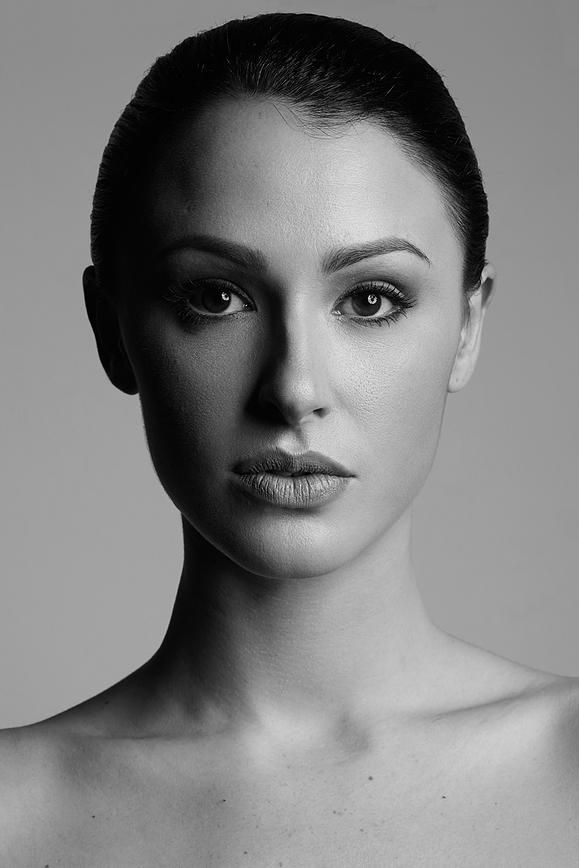
#> input picture Assignment-5/images/input1.jpg, 579 x 868 px
$ python main.py images/input1.jpg   (older library calls are emulated)
#> lines starting #> are read from the running program, lines starting #| are printed output that depends on the picture; after the words box and inside, x2 and y2 are one past the last pixel; in counts of white or black regions, pixels touching at a corner belong together
# =============================================================================
# Student Name  : [Your Name]
# Roll No       : [Your Roll No]
# Course Name   : Image Processing & Computer Vision
# Assignment    : Designing an End-to-End Intelligent Image Processing System
# Date          : [Submission Date]
# =============================================================================

import cv2
import numpy as np
import matplotlib.pyplot as plt
import os
import sys
from skimage.metrics import structural_similarity as ssim
from skimage.metrics import peak_signal_noise_ratio as psnr
from skimage.metrics import mean_squared_error as mse

# ── Output directory ──────────────────────────────────────────────────────────
OUTPUT_DIR = "outputs"
os.makedirs(OUTPUT_DIR, exist_ok=True)

# =============================================================================
# TASK 1 – Welcome Banner
# =============================================================================

def print_banner():
    print("=" * 65)
    print("   INTELLIGENT IMAGE ENHANCEMENT & ANALYSIS SYSTEM")
    print("=" * 65)
    print("  Purpose : End-to-end image processing pipeline")
    print("  Stages  : Acquisition → Enhancement → Restoration →")
    print("            Segmentation → Feature Extraction → Evaluation")
    print("=" * 65)
    print()

# =============================================================================
# TASK 2 – Image Acquisition & Preprocessing
# =============================================================================

def load_image(image_path: str) -> tuple[np.ndarray, np.ndarray]:
    """Load, resize to 512×512, and convert to grayscale."""
    img_bgr = cv2.imread(image_path)
    if img_bgr is None:
        raise FileNotFoundError(f"Cannot load image: '{image_path}'")

    img_bgr   = cv2.resize(img_bgr, (512, 512))
    img_rgb   = cv2.cvtColor(img_bgr, cv2.COLOR_BGR2RGB)
    img_gray  = cv2.cvtColor(img_bgr, cv2.COLOR_BGR2GRAY)

    # Display
    fig, axes = plt.subplots(1, 2, figsize=(10, 4))
    axes[0].imshow(img_rgb);  axes[0].set_title("Original (colour)"); axes[0].axis("off")
    axes[1].imshow(img_gray, cmap="gray"); axes[1].set_title("Grayscale"); axes[1].axis("off")
    plt.tight_layout()
    plt.savefig(os.path.join(OUTPUT_DIR, "01_acquisition.png"), dpi=150)
    plt.close()
    print("[Task 2] Acquisition complete — saved 01_acquisition.png")
    return img_rgb, img_gray

# =============================================================================
# TASK 3 – Image Enhancement & Restoration
# =============================================================================

def add_gaussian_noise(img: np.ndarray, sigma: float = 25.0) -> np.ndarray:
    noise = np.random.normal(0, sigma, img.shape).astype(np.float32)
    return np.clip(img.astype(np.float32) + noise, 0, 255).astype(np.uint8)

def add_salt_pepper_noise(img: np.ndarray, amount: float = 0.04) -> np.ndarray:
    noisy = img.copy()
    n_total = int(amount * img.size)
    # Salt
    coords = [np.random.randint(0, d, n_total // 2) for d in img.shape]
    noisy[coords[0], coords[1]] = 255
    # Pepper
    coords = [np.random.randint(0, d, n_total // 2) for d in img.shape]
    noisy[coords[0], coords[1]] = 0
    return noisy

def enhance_and_restore(gray: np.ndarray) -> dict[str, np.ndarray]:
    """Add noise, apply filters, apply CLAHE."""
    gauss_noisy = add_gaussian_noise(gray)
    sp_noisy    = add_salt_pepper_noise(gray)

    mean_filtered   = cv2.blur(gauss_noisy, (5, 5))
    median_filtered = cv2.medianBlur(sp_noisy, 5)
    gauss_filtered  = cv2.GaussianBlur(gauss_noisy, (5, 5), 0)

    clahe   = cv2.createCLAHE(clipLimit=2.0, tileGridSize=(8, 8))
    enhanced = clahe.apply(median_filtered)

    images = {
        "Gaussian Noisy": gauss_noisy,
        "S&P Noisy":      sp_noisy,
        "Mean Filtered":  mean_filtered,
        "Median Filtered": median_filtered,
        "Gaussian Filtered": gauss_filtered,
        "CLAHE Enhanced": enhanced,
    }

    fig, axes = plt.subplots(2, 3, figsize=(14, 8))
    for ax, (title, img) in zip(axes.flat, images.items()):
        ax.imshow(img, cmap="gray"); ax.set_title(title); ax.axis("off")
    plt.suptitle("Task 3 – Enhancement & Restoration", fontsize=14)
    plt.tight_layout()
    plt.savefig(os.path.join(OUTPUT_DIR, "02_enhancement.png"), dpi=150)
    plt.close()
    print("[Task 3] Enhancement complete — saved 02_enhancement.png")
    return {"sp_noisy": sp_noisy, "gauss_noisy": gauss_noisy,
            "restored": median_filtered, "enhanced": enhanced}

# =============================================================================
# TASK 4 – Segmentation & Morphological Processing
# =============================================================================

def segment_and_morph(enhanced: np.ndarray) -> dict[str, np.ndarray]:
    # Thresholding
    _, global_thresh = cv2.threshold(enhanced, 127, 255, cv2.THRESH_BINARY)
    _, otsu_thresh   = cv2.threshold(enhanced, 0, 255,
                                     cv2.THRESH_BINARY + cv2.THRESH_OTSU)

    kernel   = np.ones((5, 5), np.uint8)
    dilated  = cv2.dilate(otsu_thresh, kernel, iterations=1)
    eroded   = cv2.erode(otsu_thresh,  kernel, iterations=1)

    images = {
        "Global Threshold": global_thresh,
        "Otsu Threshold":   otsu_thresh,
        "Dilation":         dilated,
        "Erosion":          eroded,
    }

    fig, axes = plt.subplots(2, 2, figsize=(10, 9))
    for ax, (title, img) in zip(axes.flat, images.items()):
        ax.imshow(img, cmap="gray"); ax.set_title(title); ax.axis("off")
    plt.suptitle("Task 4 – Segmentation & Morphology", fontsize=14)
    plt.tight_layout()
    plt.savefig(os.path.join(OUTPUT_DIR, "03_segmentation.png"), dpi=150)
    plt.close()
    print("[Task 4] Segmentation complete — saved 03_segmentation.png")
    return {"segmented": otsu_thresh, "dilated": dilated, "eroded": eroded}

# =============================================================================
# TASK 5 – Object Representation & Feature Extraction
# =============================================================================

def extract_features(gray: np.ndarray, enhanced: np.ndarray) -> dict[str, np.ndarray]:
    # Edge detection
    sobelx  = cv2.Sobel(enhanced, cv2.CV_64F, 1, 0, ksize=5)
    sobely  = cv2.Sobel(enhanced, cv2.CV_64F, 0, 1, ksize=5)
    sobel   = cv2.magnitude(sobelx, sobely)
    sobel   = np.clip(sobel, 0, 255).astype(np.uint8)
    canny   = cv2.Canny(enhanced, 100, 200)

    # Contours & bounding boxes on the Canny result
    contours, _ = cv2.findContours(canny, cv2.RETR_EXTERNAL, cv2.CHAIN_APPROX_SIMPLE)
    bbox_img = cv2.cvtColor(enhanced, cv2.COLOR_GRAY2BGR)
    for cnt in contours:
        if cv2.contourArea(cnt) > 300:
            x, y, w, h = cv2.boundingRect(cnt)
            cv2.rectangle(bbox_img, (x, y), (x + w, y + h), (0, 255, 0), 2)
    bbox_img = cv2.cvtColor(bbox_img, cv2.COLOR_BGR2RGB)

    # ORB keypoints
    orb = cv2.ORB_create(nfeatures=500)
    kp, _ = orb.detectAndCompute(enhanced, None)
    kp_img = cv2.drawKeypoints(enhanced, kp, None,
                               flags=cv2.DRAW_MATCHES_FLAGS_DRAW_RICH_KEYPOINTS)
    kp_img = cv2.cvtColor(kp_img, cv2.COLOR_BGR2RGB)

    print(f"[Task 5] ORB keypoints detected: {len(kp)}")

    fig, axes = plt.subplots(2, 2, figsize=(11, 9))
    panels = [
        ("Sobel Edges",       sobel,    "gray"),
        ("Canny Edges",       canny,    "gray"),
        ("Bounding Boxes",    bbox_img, None),
        ("ORB Keypoints",     kp_img,   None),
    ]
    for ax, (title, img, cmap) in zip(axes.flat, panels):
        ax.imshow(img, cmap=cmap); ax.set_title(title); ax.axis("off")
    plt.suptitle("Task 5 – Feature Extraction", fontsize=14)
    plt.tight_layout()
    plt.savefig(os.path.join(OUTPUT_DIR, "04_features.png"), dpi=150)
    plt.close()
    print("[Task 5] Feature extraction complete — saved 04_features.png")
    return {"sobel": sobel, "canny": canny}

# =============================================================================
# TASK 6 – Performance Evaluation
# =============================================================================

def evaluate(original: np.ndarray, enhanced: np.ndarray, restored: np.ndarray):
    def metrics(ref, img, label):
        m   = mse(ref, img)
        p   = psnr(ref, img, data_range=255)
        s   = ssim(ref, img, data_range=255)
        print(f"  {label:28s}  MSE={m:8.2f}  PSNR={p:6.2f} dB  SSIM={s:.4f}")
        return m, p, s

    print("\n[Task 6] Performance Evaluation")
    print("  " + "-" * 65)
    m1, p1, s1 = metrics(original, enhanced, "Original vs Enhanced")
    m2, p2, s2 = metrics(original, restored, "Original vs Restored")
    print("  " + "-" * 65)

    categories = ["Original vs Enhanced", "Original vs Restored"]
    mse_vals  = [m1, m2]
    psnr_vals = [p1, p2]
    ssim_vals = [s1, s2]

    fig, axes = plt.subplots(1, 3, figsize=(13, 4))
    for ax, vals, title in zip(axes,
                               [mse_vals, psnr_vals, ssim_vals],
                               ["MSE (lower better)", "PSNR dB (higher better)",
                                "SSIM (closer to 1)"]):
        bars = ax.bar(categories, vals, color=["steelblue", "darkorange"])
        ax.set_title(title); ax.set_xticklabels(categories, rotation=12, ha="right")
        for bar, v in zip(bars, vals):
            ax.text(bar.get_x() + bar.get_width() / 2, bar.get_height(),
                    f"{v:.3f}", ha="center", va="bottom", fontsize=9)
    plt.suptitle("Task 6 – Quality Metrics", fontsize=13)
    plt.tight_layout()
    plt.savefig(os.path.join(OUTPUT_DIR, "05_metrics.png"), dpi=150)
    plt.close()
    print("[Task 6] Metrics chart saved — 05_metrics.png")

# =============================================================================
# TASK 7 – Final Pipeline Visualisation
# =============================================================================

def final_pipeline(original_gray, noisy, restored, enhanced, segmented, feature):
    stages = [
        ("Original",  original_gray, "gray"),
        ("Noisy",     noisy,         "gray"),
        ("Restored",  restored,      "gray"),
        ("Enhanced",  enhanced,      "gray"),
        ("Segmented", segmented,     "gray"),
        ("Edges",     feature,       "gray"),
    ]
    fig, axes = plt.subplots(2, 3, figsize=(15, 9))
    for ax, (title, img, cmap) in zip(axes.flat, stages):
        ax.imshow(img, cmap=cmap); ax.set_title(title, fontsize=13); ax.axis("off")
    plt.suptitle("Task 7 – Complete Processing Pipeline", fontsize=15, fontweight="bold")
    plt.tight_layout()
    plt.savefig(os.path.join(OUTPUT_DIR, "06_pipeline.png"), dpi=150)
    plt.close()
    print("[Task 7] Pipeline visualization saved — 06_pipeline.png")

    print("\n" + "=" * 65)
    print("  CONCLUSION")
    print("=" * 65)
    print("  • Median filtering outperforms mean/Gaussian on S&P noise.")
    print("  • CLAHE improves local contrast without over-brightening.")
    print("  • Otsu thresholding produces cleaner segments than global.")
    print("  • Canny edges are sharper and less noisy than Sobel alone.")
    print("  • ORB keypoints are scale/rotation invariant and fast.")
    print("  • PSNR & SSIM together give a reliable quality estimate.")
    print("=" * 65)

# =============================================================================
# ENTRY POINT
# =============================================================================

def main():
    print_banner()

    # Accept image path as CLI arg or prompt the user
    if len(sys.argv) > 1:
        image_path = sys.argv[1]
    else:
        image_path = input("Enter path to input image (e.g., images/input.jpg): ").strip()

    print(f"\nProcessing: {image_path}\n")

    img_rgb, img_gray = load_image(image_path)
#> in load_image, img_bgr is the input picture: shape (868, 579, 3); min 0, max 252, mean 127.7

    t3 = enhance_and_restore(img_gray)
#> in enhance_and_restore, `enhanced = clahe.apply(median_filtered)`:
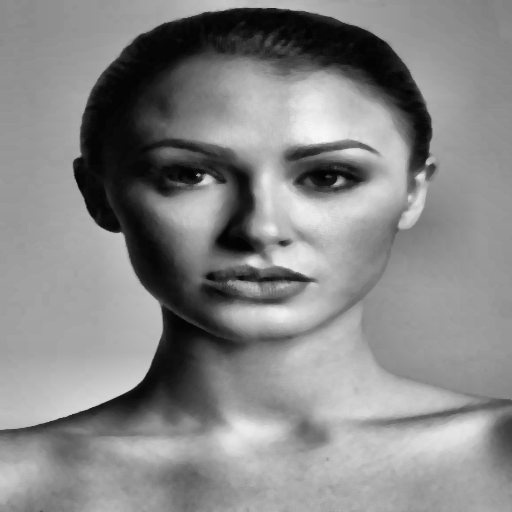
#> enhanced: shape (512, 512); min 2, max 247, mean 134.9
#> the loop in enhance_and_restore, `for ax, (title, img) in zip(axes.flat, images.items()):` made 6 passes
#> title on passes 1 to 6: 'Gaussian Noisy', 'S&P Noisy', 'Mean Filtered', 'Median Filtered', 'Gaussian Filtered', 'CLAHE Enhanced'
#> t3 = 4 items
    t4 = segment_and_morph(t3["enhanced"])
#> in segment_and_morph, `_, global_thresh = cv2.threshold(enhanced, 127, 255, cv2.THRESH_BINARY)`:
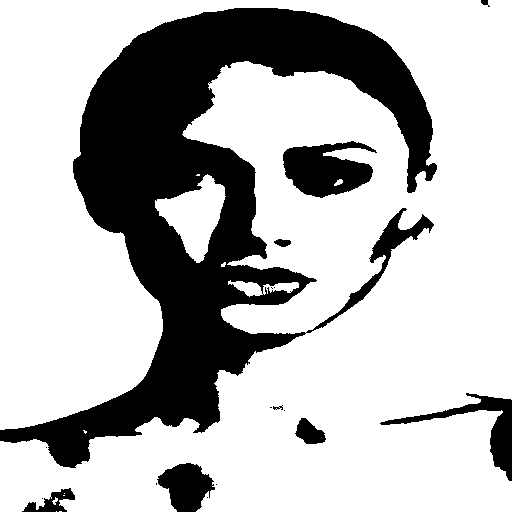
#> global_thresh: shape (512, 512); 72.1% white; 18 black regions (9 under 20 px), largest, box (x1, y1, x2, y2) and area: (0, 8, 437, 468) 64583, (283, 141, 377, 198) 3418, (380, 393, 512, 481) 2185
#> in segment_and_morph, `_, otsu_thresh   = cv2.threshold(enhanced, 0, 255, cv2.THRESH_BINARY +..`: otsu_thresh: shape (512, 512); 78.2% white; 18 black regions (6 under 20 px), largest, box (x1, y1, x2, y2) and area: (0, 8, 436, 443) 53237, (285, 145, 369, 194) 2589, (495, 414, 512, 461) 572
#> in segment_and_morph, `dilated  = cv2.dilate(otsu_thresh, kernel, iterations=1)`: dilated: shape (512, 512); 81.6% white; 13 black regions (8 under 20 px), largest, box (x1, y1, x2, y2) and area: (0, 10, 430, 440) 45927, (287, 148, 367, 191) 1792, (497, 417, 512, 457) 419, (488, 401, 512, 406) 72, (251, 298, 281, 302) 62
#> in segment_and_morph, `eroded   = cv2.erode(otsu_thresh,  kernel, iterations=1)`: eroded: shape (512, 512); 74.6% white; 11 black regions, largest, box (x1, y1, x2, y2) and area: (0, 6, 438, 459) 60599, (283, 143, 371, 196) 3371, (493, 412, 512, 463) 745
#> the loop in segment_and_morph, `for ax, (title, img) in zip(axes.flat, images.items()):` made 4 passes
#> t4 = 3 items
    t5 = extract_features(img_gray, t3["enhanced"])
#> in extract_features, `sobely  = cv2.Sobel(enhanced, cv2.CV_64F, 0, 1, ksize=5)`:
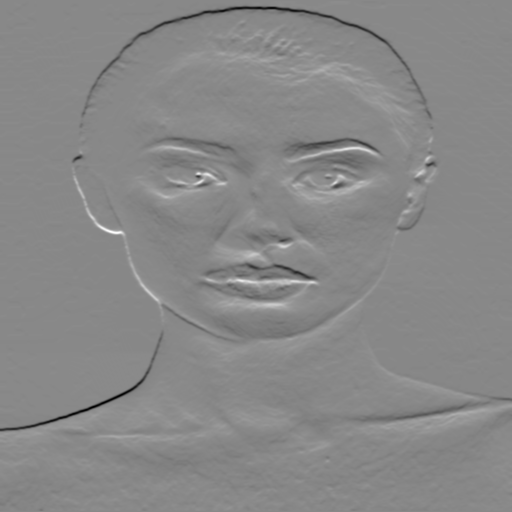
#> sobely: shape (512, 512) float64; min -8478, max 7401, mean -0.6; drawn with min black and max white
#> in extract_features, `sobel   = np.clip(sobel, 0, 255).astype(np.uint8)`:
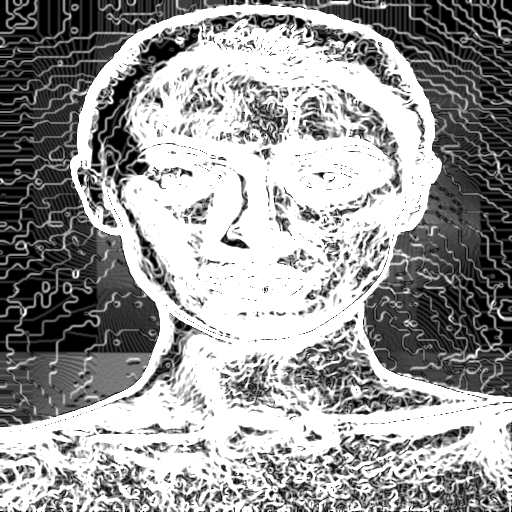
#> sobel: shape (512, 512); min 0, max 255, mean 152.9
#> in extract_features, `canny   = cv2.Canny(enhanced, 100, 200)`:
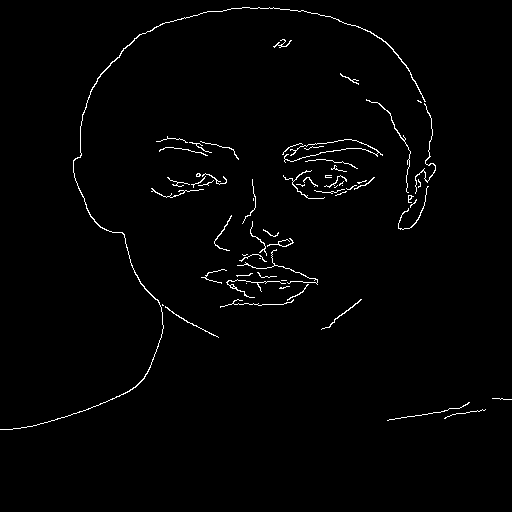
#> canny: shape (512, 512); 1.4% white in thin lines or dots, all inside (x1, y1, x2, y2) = (0, 7, 512, 430)
#> in extract_features, `contours, _ = cv2.findContours(canny, cv2.RETR_EXTERNAL, cv2.CHAIN_APP..`: contours = 63 contours, 53 with area under 20; largest, box (x1, y1, x2, y2) and area: (0, 7, 426, 430) 198, (226, 279, 286, 298) 30, (415, 103, 436, 194) 29, (321, 299, 362, 330) 25, (366, 99, 411, 193) 25
#> the loop in extract_features, `for cnt in contours:` made 63 passes
#> cnt on passes 5, 10, 11, 16, 25, 32, 33: [[162, 304], [162, 305], [163, 305]], [[246, 283]], [[281, 280], [286, 280]], [[259, 258], [260, 258]], [[253, 198], [253, 200]], [[342, 185]], [[337, 185], [335, 187], [334, 187], [335, 187]]
#> in extract_features, `kp, _ = orb.detectAndCompute(enhanced, None)`: kp = 500 keypoints; strongest (x, y, size): (119, 236, 92.6), (118, 236, 111.1), (206, 176, 53.6), (207, 176, 64.3)
#> in extract_features, `kp_img = cv2.drawKeypoints(enhanced, kp, None, flags=cv2.DRAW_MATCHES_..`:
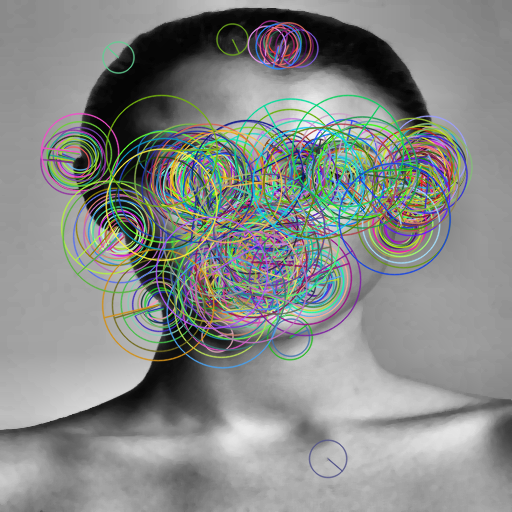
#> kp_img: shape (512, 512, 3); mean of channels 0, 1, 2 135.5, 137.8, 134.5; drawn as B, G, R
#| [Task 5] ORB keypoints detected: 500
#> the loop in extract_features, `for ax, (title, img, cmap) in zip(axes.flat, panels):` made 4 passes
#> t5 = 2 items

    evaluate(img_gray, t3["enhanced"], t3["restored"])
#> in metrics, `m   = mse(ref, img)`: m = 398.7
#> in metrics, `p   = psnr(ref, img, data_range=255)`: p = 22.12
#> in metrics, `s   = ssim(ref, img, data_range=255)`: s = 0.873
#|   Original vs Enhanced          MSE=  398.75  PSNR= 22.12 dB  SSIM=0.8735
#> in evaluate, `m1, p1, s1 = metrics(original, enhanced, "Original vs Enhanced")`: m1 = 398.7; p1 = 22.12; s1 = 0.873
#|   Original vs Restored          MSE=   19.63  PSNR= 35.20 dB  SSIM=0.9416
#> in evaluate, `m2, p2, s2 = metrics(original, restored, "Original vs Restored")`: m2 = 19.63; p2 = 35.2; s2 = 0.942
#> in evaluate, `mse_vals  = [m1, m2]`: mse_vals = [398.7, 19.63]
#> in evaluate, `psnr_vals = [p1, p2]`: psnr_vals = [22.12, 35.2]
#> in evaluate, `ssim_vals = [s1, s2]`: ssim_vals = [0.873, 0.942]
#> the loop in evaluate, `for ax, vals, title in zip(axes, [mse_vals, psnr_vals, ssim_vals], ["M..` made 3 passes
#> (vals, title) on passes 1 to 3: ([398.7, 19.63], 'MSE (lower better)'), ([22.12, 35.2], 'PSNR dB (higher better)'), ([0.873, 0.942], 'SSIM (closer to 1)')
#> in evaluate, `plt.savefig(os.path.join(OUTPUT_DIR, "05_metrics.png"), dpi=150)`:
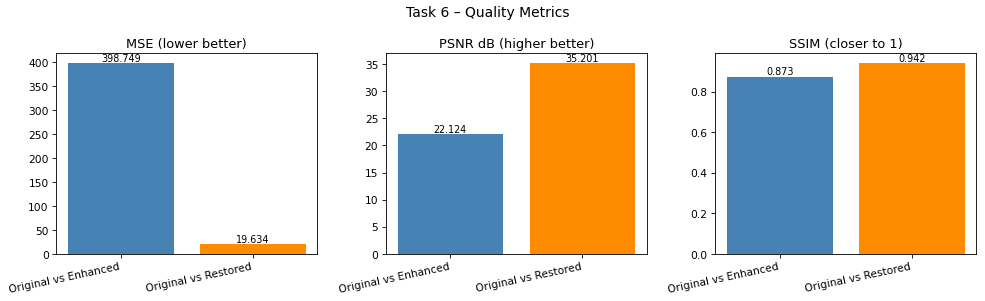
#> figure drawn by matplotlib, 3 panels

    final_pipeline(
        original_gray = img_gray,
        noisy         = t3["sp_noisy"],
        restored      = t3["restored"],
        enhanced      = t3["enhanced"],
        segmented     = t4["segmented"],
        feature       = t5["canny"],
    )
#> the loop in final_pipeline, `for ax, (title, img, cmap) in zip(axes.flat, stages):` made 6 passes

    print(f"\nAll outputs saved to: ./{OUTPUT_DIR}/")

if __name__ == "__main__":
    main()
